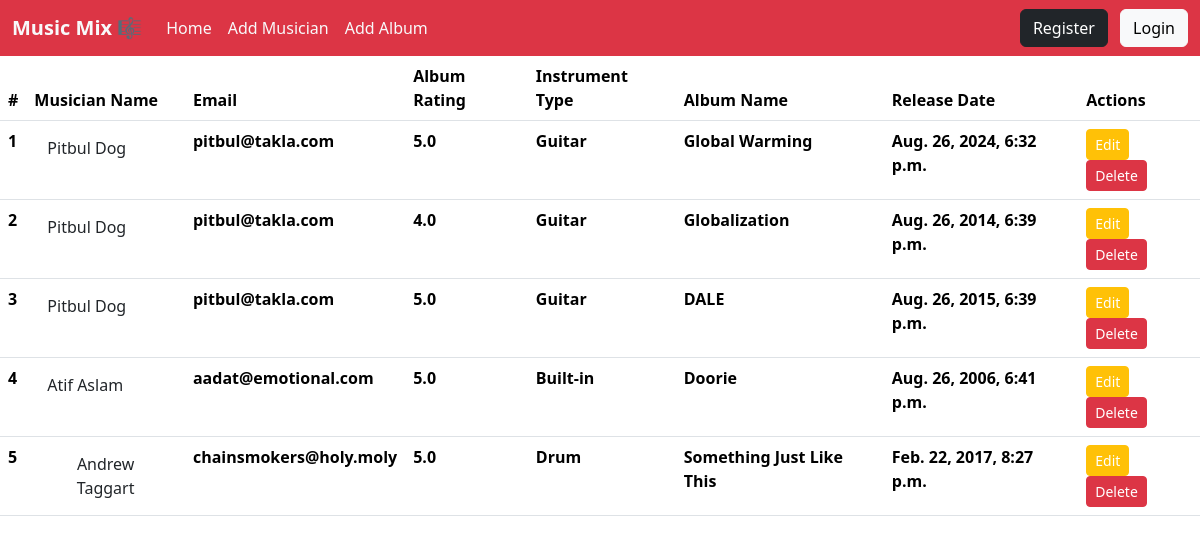
The app's page /, older data.
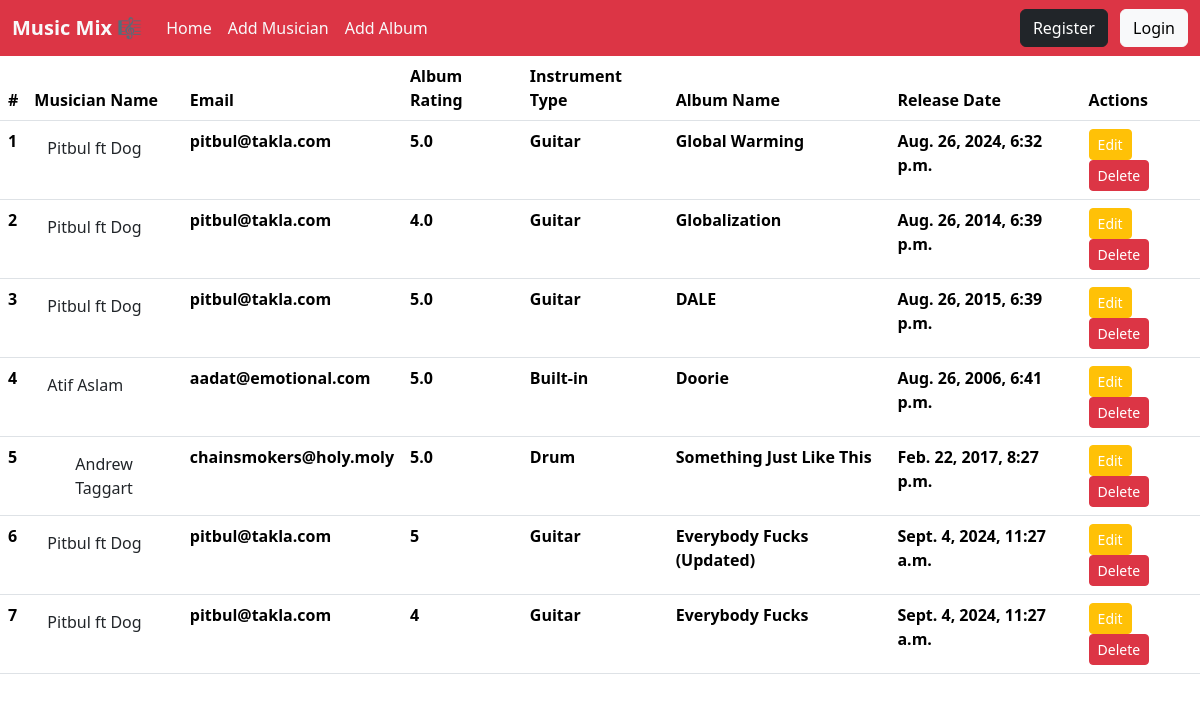
The same page, newer data.
### album/models.py (models this page shows, shortened)
class Album(models.Model):
    RATING = (
        ("1","1"),
        ("2","2"),
        ("3","3"),
        ("4","4"),
        ("5","5"),
    )
    album_name = models.CharField(max_length=100)
    release_date = models.DateTimeField(default=timezone.now)
    rating = models.CharField(choices=RATING, max_length=20, null=True, blank=True)
    musician = models.ForeignKey(Musician, on_delete=models.CASCADE)

### musician/models.py (models this page shows, shortened)
class Musician(models.Model):
    first_name = models.CharField(max_length=20)
    last_name = models.CharField(max_length=20)
    email = models.EmailField(max_length=30)
    phone_no = models.CharField(max_length=11)
    instrument_type = models.CharField(max_length=20)

### music_mix/views.py (the view)
# urls.py: 2. Add a URL to urlpatterns:  path('', views.home, name='home')
def home(req):
    data = Album.objects.all()
    return render(req,'home.html',{'data':data})

### templates/home.html (shortened to what this page needs)
{% extends "base.html" %}
{% block content %}
<table class="table">
    <thead>
      <tr>
        <th scope="col">#</th>
        <th scope="col">Musician Name</th>
        <th scope="col">Email</th>
        <th scope="col">Album Rating</th>
        <th scope="col">Instrument Type</th>
        <th scope="col">Album Name</th>
        <th scope="col">Release Date</th>
        <th scope="col">Actions</th>
      </tr>
    </thead>
    <tbody>
      {% for album in data %}
      <tr>
        <th scope="col">{{album.id}}</th>
        <th scope="col">
          <a class="btn" href="{% url "edit_musician" album.musician.id %}">
            {{album.musician.first_name}} {{album.musician.last_name}}
          </a>
        </th>
        <th scope="col">{{album.musician.email}}</th>
        <th scope="col">{{album.rating}}</th>
        <th scope="col">{{album.musician.instrument_type}}</th>
        <th scope="col">{{album.album_name}}</th>
        <th scope="col">{{album.release_date}}</th>
        <th scope="col">
          <a href="{% url "edit_album" album.id %}" class="text-white btn btn-warning btn-sm">Edit</a>
          <a href="{% url "delete_album" album.id %}" class="text-white btn btn-danger btn-sm">Delete</a>
        </th>
      </tr>
      {% endfor %}
    </tbody>
  </table>
{% endblock %}

### templates/base.html (shortened to what this page needs)
<!doctype html>
<html lang="en">
  <head>
    <link href="https://cdn.jsdelivr.net/npm/bootstrap@5.3.3/dist/css/bootstrap.min.css" rel="stylesheet">
  </head>
  <body>
    <nav class="navbar navbar-expand-lg navbar-danger bg-danger">
        <div class="container-fluid">
          <a class="navbar-brand fw-bold text-light" href="{% url 'home' %}">Music Mix 🎼</a>
          <div class="collapse navbar-collapse" id="navbarSupportedContent">
            <ul class="navbar-nav me-auto mb-2 mb-lg-0 ">
              <li class="nav-item">
                <a class="nav-link active text-light" aria-current="page" href="{% url 'home' %}">Home</a>
              </li>
              <li class="nav-item">
                <a class="nav-link text-light active" href="{% url 'add_musician' %}">Add Musician</a>
              </li>
              <li class="nav-item">
                <a class="nav-link text-light active" href="{% url 'add_album' %}">Add Album</a>
              </li>
            </ul>
            <form class="">
              <a class="btn btn-dark mx-2" type="submit">Register</a>
              <a class="btn btn-light" type="submit">Login</a>
            </form>
          </div>
        </div>
    </nav>
    {% block content %}
    {% endblock %}
  </body>
</html>

Row changes from the older to the newer data that the page shows:
changed through a linked row, Album "Global Warming": musician.first_name "Pitbul" → "Pitbul ft"
changed through a linked row, Album "Globalization": musician.first_name "Pitbul" → "Pitbul ft"
changed through a linked row, Album "DALE": musician.first_name "Pitbul" → "Pitbul ft"
added Album: id "6", musician.first_name "Pitbul ft", musician.last_name "Dog", musician.email "pitbul@takla.com", rating "5", musician.instrument_type "Guitar", album_name "Everybody Fucks (Updated)", release_date "Sept. 4, 2024, 11:27 a.m."
added Album: id "7", musician.first_name "Pitbul ft", musician.last_name "Dog", musician.email "pitbul@takla.com", rating "4", musician.instrument_type "Guitar", album_name "Everybody Fucks", release_date "Sept. 4, 2024, 11:27 a.m."
